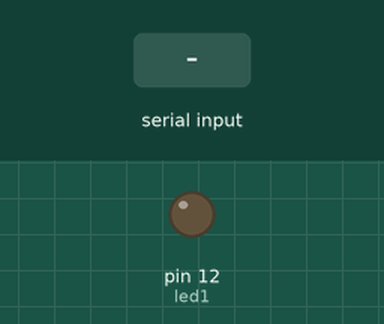
The sketch below on a simulated Arduino Uno, built with avr-gcc and run on an emulated ATmega328P. On the bench: output pins drawn as LEDs (lit = HIGH). The inputs (shaded band) are chosen by the test bench.

Above: at 1.2 s.
1.3 s: "1" received over Serial
At 2.0 s:
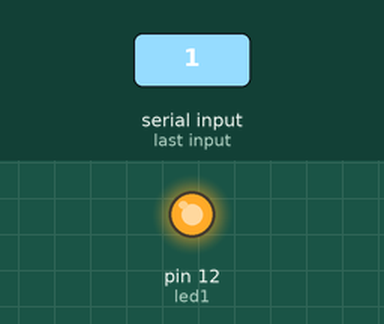
2.8 s: "2" received over Serial
At 3.1 s:
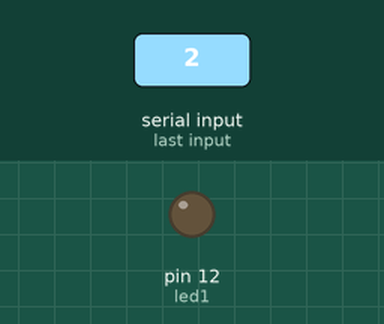
Timing chart, 0 to 5.8 s (numbered marks = the images above; inputs shaded):
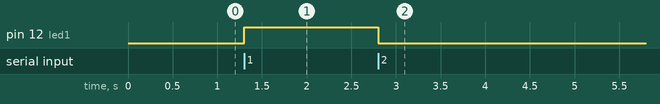

The sketch:

sketch_sep12a.ino
```cpp
int led1 = 12; // Porta onde o led será inserido

void setup(){
  Serial.begin(9600); // Velocidade padrão do Uno
  pinMode(led1, OUTPUT); // Porta onde o led será inserido, configurado como saida
}
void loop(){
  char leitura = Serial.read(); // Variavel que receberá os valores enviados pelo programa em python
  if(leitura == '1'){
    digitalWrite(led1, HIGH); // Liga a porta 13 se o valor recebido for 1
  }
  else if(leitura == '2'){
    digitalWrite(led1, LOW); // Desliga a porta 13 se o valor recebido for 2
  }
}
```

Measured:
- after the input at 1.3 s, pin 12 (led1): LOW → HIGH at once
- after the input at 2.8 s, pin 12 (led1): HIGH → LOW at once
